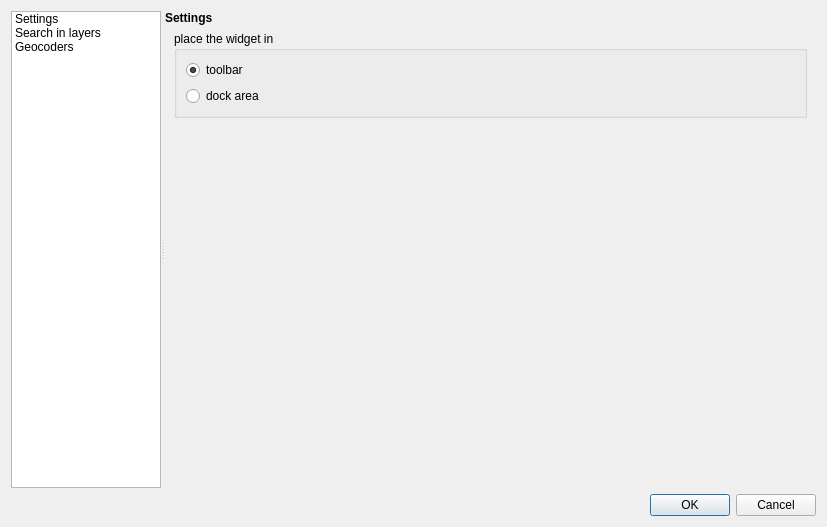
<?xml version="1.0" encoding="UTF-8"?>
<ui version="4.0">
 <class>Configuration</class>
 <widget class="QDialog" name="Configuration">
  <property name="geometry">
   <rect>
    <x>0</x>
    <y>0</y>
    <width>827</width>
    <height>527</height>
   </rect>
  </property>
  <property name="minimumSize">
   <size>
    <width>700</width>
    <height>0</height>
   </size>
  </property>
  <property name="windowTitle">
   <string>Big Search :: configuration</string>
  </property>
  <layout class="QVBoxLayout" name="verticalLayout">
   <item>
    <widget class="QSplitter" name="mOptionsSplitter">
     <property name="orientation">
      <enum>Qt::Horizontal</enum>
     </property>
     <property name="childrenCollapsible">
      <bool>false</bool>
     </property>
     <widget class="QFrame" name="mOptionsListFrame">
      <property name="minimumSize">
       <size>
        <width>0</width>
        <height>0</height>
       </size>
      </property>
      <property name="frameShape">
       <enum>QFrame::NoFrame</enum>
      </property>
      <property name="frameShadow">
       <enum>QFrame::Raised</enum>
      </property>
      <layout class="QVBoxLayout" name="verticalLayout_2">
       <property name="margin">
        <number>0</number>
       </property>
       <item>
        <widget class="QListWidget" name="mOptionsListWidget">
         <property name="minimumSize">
          <size>
           <width>58</width>
           <height>0</height>
          </size>
         </property>
         <property name="maximumSize">
          <size>
           <width>150</width>
           <height>16777215</height>
          </size>
         </property>
         <property name="horizontalScrollBarPolicy">
          <enum>Qt::ScrollBarAlwaysOff</enum>
         </property>
         <property name="editTriggers">
          <set>QAbstractItemView::NoEditTriggers</set>
         </property>
         <property name="iconSize">
          <size>
           <width>32</width>
           <height>32</height>
          </size>
         </property>
         <property name="textElideMode">
          <enum>Qt::ElideNone</enum>
         </property>
         <property name="resizeMode">
          <enum>QListView::Adjust</enum>
         </property>
         <property name="wordWrap">
          <bool>true</bool>
         </property>
         <item>
          <property name="text">
           <string>Settings</string>
          </property>
          <property name="icon">
           <iconset resource="../resources.qrc">
            <normaloff>:/plugins/globalfinder/icons/settings.svg</normaloff>:/plugins/globalfinder/icons/settings.svg</iconset>
          </property>
         </item>
         <item>
          <property name="text">
           <string>Search in layers</string>
          </property>
          <property name="icon">
           <iconset resource="../resources.qrc">
            <normaloff>:/plugins/globalfinder/icons/bigsearch.svg</normaloff>:/plugins/globalfinder/icons/bigsearch.svg</iconset>
          </property>
         </item>
         <item>
          <property name="text">
           <string>Geocoders</string>
          </property>
          <property name="icon">
           <iconset resource="../resources.qrc">
            <normaloff>:/plugins/globalfinder/icons/geocoder.svg</normaloff>:/plugins/globalfinder/icons/geocoder.svg</iconset>
          </property>
         </item>
        </widget>
       </item>
      </layout>
     </widget>
     <widget class="QFrame" name="mOptionsFrame">
      <property name="sizePolicy">
       <sizepolicy hsizetype="Expanding" vsizetype="Preferred">
        <horstretch>1</horstretch>
        <verstretch>0</verstretch>
       </sizepolicy>
      </property>
      <property name="frameShape">
       <enum>QFrame::NoFrame</enum>
      </property>
      <property name="frameShadow">
       <enum>QFrame::Raised</enum>
      </property>
      <layout class="QVBoxLayout" name="verticalLayout_3">
       <property name="margin">
        <number>0</number>
       </property>
       <item>
        <widget class="QStackedWidget" name="mOptionsStackedWidget">
         <property name="sizePolicy">
          <sizepolicy hsizetype="Expanding" vsizetype="Expanding">
           <horstretch>0</horstretch>
           <verstretch>0</verstretch>
          </sizepolicy>
         </property>
         <property name="currentIndex">
          <number>0</number>
         </property>
         <widget class="QWidget" name="mOptsPage_01">
          <layout class="QVBoxLayout" name="verticalLayout_14">
           <property name="margin">
            <number>0</number>
           </property>
           <item>
            <widget class="QLabel" name="label">
             <property name="styleSheet">
              <string notr="true">font-weight:bold;</string>
             </property>
             <property name="text">
              <string>Settings</string>
             </property>
            </widget>
           </item>
           <item>
            <widget class="QScrollArea" name="scrollArea">
             <property name="frameShape">
              <enum>QFrame::NoFrame</enum>
             </property>
             <property name="widgetResizable">
              <bool>true</bool>
             </property>
             <widget class="QWidget" name="scrollAreaWidgetContents">
              <property name="geometry">
               <rect>
                <x>0</x>
                <y>0</y>
                <width>653</width>
                <height>453</height>
               </rect>
              </property>
              <layout class="QVBoxLayout" name="verticalLayout_13">
               <property name="topMargin">
                <number>0</number>
               </property>
               <property name="bottomMargin">
                <number>0</number>
               </property>
               <item>
                <widget class="QGroupBox" name="groupBox">
                 <property name="title">
                  <string>place the widget in</string>
                 </property>
                 <layout class="QGridLayout" name="gridLayout_4">
                  <item row="0" column="0">
                   <widget class="QRadioButton" name="radioButton">
                    <property name="text">
                     <string>toolbar</string>
                    </property>
                    <property name="checked">
                     <bool>true</bool>
                    </property>
                    <attribute name="buttonGroup">
                     <string notr="true">buttonGroup</string>
                    </attribute>
                   </widget>
                  </item>
                  <item row="1" column="0">
                   <widget class="QRadioButton" name="radioButton_2">
                    <property name="text">
                     <string>dock area</string>
                    </property>
                    <attribute name="buttonGroup">
                     <string notr="true">buttonGroup</string>
                    </attribute>
                   </widget>
                  </item>
                 </layout>
                </widget>
               </item>
               <item>
                <spacer name="verticalSpacer">
                 <property name="orientation">
                  <enum>Qt::Vertical</enum>
                 </property>
                 <property name="sizeHint" stdset="0">
                  <size>
                   <width>20</width>
                   <height>40</height>
                  </size>
                 </property>
                </spacer>
               </item>
              </layout>
             </widget>
            </widget>
           </item>
          </layout>
         </widget>
         <widget class="QWidget" name="mOptsPage_02">
          <layout class="QGridLayout" name="gridLayout">
           <item row="1" column="0">
            <layout class="QGridLayout" name="gridLayout_3">
             <item row="0" column="4">
              <widget class="QToolButton" name="toolButton_5">
               <property name="text">
                <string>...</string>
               </property>
               <property name="icon">
                <iconset resource="../resources.qrc">
                 <normaloff>:/plugins/globalfinder/icons/edit.svg</normaloff>:/plugins/globalfinder/icons/edit.svg</iconset>
               </property>
              </widget>
             </item>
             <item row="0" column="2">
              <widget class="QToolButton" name="toolButton_3">
               <property name="text">
                <string>...</string>
               </property>
               <property name="icon">
                <iconset resource="../resources.qrc">
                 <normaloff>:/plugins/globalfinder/icons/add.svg</normaloff>:/plugins/globalfinder/icons/add.svg</iconset>
               </property>
              </widget>
             </item>
             <item row="0" column="0">
              <widget class="QToolButton" name="toolButton">
               <property name="text">
                <string>...</string>
               </property>
               <property name="arrowType">
                <enum>Qt::UpArrow</enum>
               </property>
              </widget>
             </item>
             <item row="0" column="3">
              <widget class="QToolButton" name="toolButton_4">
               <property name="text">
                <string>...</string>
               </property>
               <property name="icon">
                <iconset resource="../resources.qrc">
                 <normaloff>:/plugins/globalfinder/icons/remove.svg</normaloff>:/plugins/globalfinder/icons/remove.svg</iconset>
               </property>
              </widget>
             </item>
             <item row="0" column="1">
              <widget class="QToolButton" name="toolButton_2">
               <property name="text">
                <string>...</string>
               </property>
               <property name="arrowType">
                <enum>Qt::DownArrow</enum>
               </property>
              </widget>
             </item>
             <item row="0" column="5">
              <spacer name="horizontalSpacer">
               <property name="orientation">
                <enum>Qt::Horizontal</enum>
               </property>
               <property name="sizeHint" stdset="0">
                <size>
                 <width>40</width>
                 <height>20</height>
                </size>
               </property>
              </spacer>
             </item>
             <item row="1" column="0" colspan="6">
              <widget class="QTableWidget" name="tableWidget">
               <property name="selectionMode">
                <enum>QAbstractItemView::SingleSelection</enum>
               </property>
               <property name="selectionBehavior">
                <enum>QAbstractItemView::SelectRows</enum>
               </property>
               <attribute name="verticalHeaderVisible">
                <bool>false</bool>
               </attribute>
               <column>
                <property name="text">
                 <string>Layer</string>
                </property>
               </column>
               <column>
                <property name="text">
                 <string>Search in</string>
                </property>
               </column>
               <column>
                <property name="text">
                 <string>Zoom to</string>
                </property>
               </column>
               <column>
                <property name="text">
                 <string>Scale</string>
                </property>
               </column>
              </widget>
             </item>
            </layout>
           </item>
           <item row="0" column="0">
            <widget class="QLabel" name="label_2">
             <property name="styleSheet">
              <string notr="true">font-weight:bold;</string>
             </property>
             <property name="text">
              <string>Search in layers</string>
             </property>
            </widget>
           </item>
          </layout>
         </widget>
         <widget class="QWidget" name="mOptsPage_03">
          <layout class="QGridLayout" name="gridLayout_2">
           <item row="0" column="0">
            <widget class="QLabel" name="label_3">
             <property name="styleSheet">
              <string notr="true">font-weight:bold;</string>
             </property>
             <property name="text">
              <string>Geocoders</string>
             </property>
            </widget>
           </item>
           <item row="1" column="0">
            <spacer name="verticalSpacer_3">
             <property name="orientation">
              <enum>Qt::Vertical</enum>
             </property>
             <property name="sizeHint" stdset="0">
              <size>
               <width>20</width>
               <height>40</height>
              </size>
             </property>
            </spacer>
           </item>
          </layout>
         </widget>
        </widget>
       </item>
      </layout>
     </widget>
    </widget>
   </item>
   <item>
    <widget class="QFrame" name="mButtonBoxFrame">
     <property name="sizePolicy">
      <sizepolicy hsizetype="Preferred" vsizetype="Maximum">
       <horstretch>0</horstretch>
       <verstretch>0</verstretch>
      </sizepolicy>
     </property>
     <property name="frameShape">
      <enum>QFrame::NoFrame</enum>
     </property>
     <property name="frameShadow">
      <enum>QFrame::Raised</enum>
     </property>
     <layout class="QHBoxLayout" name="horizontalLayout">
      <property name="margin">
       <number>0</number>
      </property>
      <item>
       <widget class="QDialogButtonBox" name="buttonBox">
        <property name="orientation">
         <enum>Qt::Horizontal</enum>
        </property>
        <property name="standardButtons">
         <set>QDialogButtonBox::Cancel|QDialogButtonBox::Ok</set>
        </property>
       </widget>
      </item>
     </layout>
    </widget>
   </item>
  </layout>
 </widget>
 <resources>
  <include location="../resources.qrc"/>
 </resources>
 <connections>
  <connection>
   <sender>mOptionsListWidget</sender>
   <signal>currentRowChanged(int)</signal>
   <receiver>mOptionsStackedWidget</receiver>
   <slot>setCurrentIndex(int)</slot>
   <hints>
    <hint type="sourcelabel">
     <x>86</x>
     <y>325</y>
    </hint>
    <hint type="destinationlabel">
     <x>794</x>
     <y>14</y>
    </hint>
   </hints>
  </connection>
 </connections>
 <buttongroups>
  <buttongroup name="buttonGroup"/>
 </buttongroups>
</ui>
